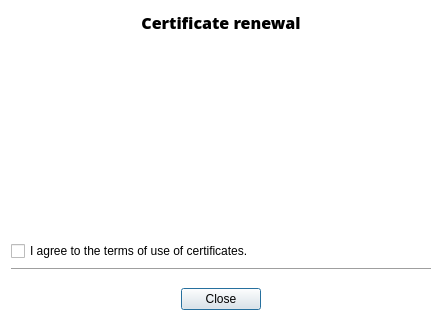
<?xml version="1.0" encoding="UTF-8"?>
<ui version="4.0">
 <class>Updater</class>
 <widget class="QDialog" name="Updater">
  <property name="geometry">
   <rect>
    <x>0</x>
    <y>0</y>
    <width>438</width>
    <height>333</height>
   </rect>
  </property>
  <property name="sizePolicy">
   <sizepolicy hsizetype="Fixed" vsizetype="Preferred">
    <horstretch>0</horstretch>
    <verstretch>0</verstretch>
   </sizepolicy>
  </property>
  <property name="windowTitle">
   <string>Certificate update</string>
  </property>
  <property name="styleSheet">
   <string notr="true">QDialog
{
border-radius: 2px;
background-color: #FFFFFF;
}</string>
  </property>
  <layout class="QVBoxLayout" name="UpdaterLayout">
   <item>
    <widget class="QStackedWidget" name="stackedWidget">
     <property name="currentIndex">
      <number>1</number>
     </property>
     <widget class="QWidget" name="processPage">
      <layout class="QVBoxLayout" name="processPageLayout" stretch="0,0,0,1">
       <property name="leftMargin">
        <number>0</number>
       </property>
       <property name="topMargin">
        <number>0</number>
       </property>
       <property name="rightMargin">
        <number>0</number>
       </property>
       <property name="bottomMargin">
        <number>0</number>
       </property>
       <item>
        <widget class="QLabel" name="label">
         <property name="minimumSize">
          <size>
           <width>0</width>
           <height>40</height>
          </size>
         </property>
         <property name="wordWrap">
          <bool>true</bool>
         </property>
         <property name="openExternalLinks">
          <bool>true</bool>
         </property>
        </widget>
       </item>
       <item>
        <widget class="QProgressBar" name="progressBar">
         <property name="maximum">
          <number>0</number>
         </property>
         <property name="textVisible">
          <bool>false</bool>
         </property>
        </widget>
       </item>
       <item>
        <widget class="QPlainTextEdit" name="log">
         <property name="styleSheet">
          <string notr="true">QPlainTextEdit {
	border: 1px solid #DEE4E9;
	border-radius: 2px;
	background-color: #FFFFFF;
}
QScrollBar {
	width: 10px;
	padding: 5px 5px 5px 0;
	margin: 2px 0px 2px 0;
	border: none;
	background: #FFFFFF;
}
QScrollBar::handle:vertical{
	background-color: #DEE4E9;
	margin: 0 0 0 0;
	border-radius: 2px;
	height: 145px;
}
QScrollBar::add-line:vertical {
      border: none;
      background: none;
}
QScrollBar::sub-line:vertical {
      border: none;
      background: none;
}</string>
         </property>
         <property name="undoRedoEnabled">
          <bool>false</bool>
         </property>
         <property name="readOnly">
          <bool>true</bool>
         </property>
        </widget>
       </item>
       <item>
        <widget class="QLabel" name="progressRunning">
         <property name="text">
          <string>Update in progress. The process may take up to 10 minutes. Do not remove the card from reader!</string>
         </property>
         <property name="wordWrap">
          <bool>true</bool>
         </property>
        </widget>
       </item>
      </layout>
     </widget>
     <widget class="QWidget" name="pageMessage">
      <layout class="QVBoxLayout" name="pageMessageLayout">
       <property name="leftMargin">
        <number>0</number>
       </property>
       <property name="topMargin">
        <number>0</number>
       </property>
       <property name="rightMargin">
        <number>0</number>
       </property>
       <property name="bottomMargin">
        <number>0</number>
       </property>
       <item>
        <widget class="QLabel" name="lblHeader">
         <property name="minimumSize">
          <size>
           <width>0</width>
           <height>0</height>
          </size>
         </property>
         <property name="maximumSize">
          <size>
           <width>16777215</width>
           <height>20</height>
          </size>
         </property>
         <property name="styleSheet">
          <string notr="true">font-family: Open Sans;
font-size: 16px;
color: #000000;
font-weight: 700;
</string>
         </property>
         <property name="text">
          <string>Certificate renewal</string>
         </property>
         <property name="alignment">
          <set>Qt::AlignCenter</set>
         </property>
        </widget>
       </item>
       <item>
        <widget class="QLabel" name="message">
         <property name="sizePolicy">
          <sizepolicy hsizetype="Preferred" vsizetype="Preferred">
           <horstretch>0</horstretch>
           <verstretch>0</verstretch>
          </sizepolicy>
         </property>
         <property name="minimumSize">
          <size>
           <width>420</width>
           <height>195</height>
          </size>
         </property>
         <property name="maximumSize">
          <size>
           <width>420</width>
           <height>195</height>
          </size>
         </property>
         <property name="wordWrap">
          <bool>true</bool>
         </property>
         <property name="openExternalLinks">
          <bool>true</bool>
         </property>
        </widget>
       </item>
       <item>
        <widget class="QCheckBox" name="messageAgree">
         <property name="sizePolicy">
          <sizepolicy hsizetype="Preferred" vsizetype="Preferred">
           <horstretch>0</horstretch>
           <verstretch>0</verstretch>
          </sizepolicy>
         </property>
         <property name="minimumSize">
          <size>
           <width>0</width>
           <height>20</height>
          </size>
         </property>
         <property name="maximumSize">
          <size>
           <width>16777215</width>
           <height>20</height>
          </size>
         </property>
         <property name="layoutDirection">
          <enum>Qt::LeftToRight</enum>
         </property>
         <property name="styleSheet">
          <string notr="true"/>
         </property>
         <property name="text">
          <string>I agree to the terms of use of certificates.</string>
         </property>
         <property name="tristate">
          <bool>false</bool>
         </property>
        </widget>
       </item>
      </layout>
     </widget>
     <widget class="QWidget" name="envelopePage">
      <layout class="QVBoxLayout" name="envelopePageLayout" stretch="0,1,0">
       <property name="leftMargin">
        <number>0</number>
       </property>
       <property name="topMargin">
        <number>0</number>
       </property>
       <property name="rightMargin">
        <number>0</number>
       </property>
       <property name="bottomMargin">
        <number>0</number>
       </property>
       <item>
        <widget class="QLabel" name="envelopeLabel"/>
       </item>
       <item>
        <widget class="QLabel" name="envelope"/>
       </item>
       <item>
        <widget class="QCheckBox" name="envelopeAgree">
         <property name="sizePolicy">
          <sizepolicy hsizetype="Minimum" vsizetype="Fixed">
           <horstretch>0</horstretch>
           <verstretch>0</verstretch>
          </sizepolicy>
         </property>
         <property name="layoutDirection">
          <enum>Qt::RightToLeft</enum>
         </property>
         <property name="text">
          <string>I confirm I have saved new PIN1, PIN2 and PUK code.</string>
         </property>
        </widget>
       </item>
      </layout>
     </widget>
     <widget class="QWidget" name="pinPage">
      <layout class="QVBoxLayout" name="pinPageLayout">
       <property name="leftMargin">
        <number>0</number>
       </property>
       <property name="topMargin">
        <number>0</number>
       </property>
       <property name="rightMargin">
        <number>0</number>
       </property>
       <property name="bottomMargin">
        <number>0</number>
       </property>
       <item>
        <spacer name="pinBottomSpacer">
         <property name="orientation">
          <enum>Qt::Vertical</enum>
         </property>
         <property name="sizeHint" stdset="0">
          <size>
           <width>20</width>
           <height>63</height>
          </size>
         </property>
        </spacer>
       </item>
       <item>
        <widget class="QLabel" name="pinLabel">
         <property name="styleSheet">
          <string notr="true">font-size: 16px;
color: #000000;

</string>
         </property>
         <property name="text">
          <string>Enter PIN</string>
         </property>
         <property name="alignment">
          <set>Qt::AlignCenter</set>
         </property>
         <property name="buddy">
          <cstring>pinInput</cstring>
         </property>
        </widget>
       </item>
       <item>
        <layout class="QHBoxLayout" name="pinLayout">
         <item>
          <spacer name="pinLeftSpacer">
           <property name="orientation">
            <enum>Qt::Horizontal</enum>
           </property>
           <property name="sizeHint" stdset="0">
            <size>
             <width>40</width>
             <height>20</height>
            </size>
           </property>
          </spacer>
         </item>
         <item>
          <widget class="QLabel" name="pinType">
           <property name="styleSheet">
            <string notr="true">font-size: 16px;
color: #000000;
</string>
           </property>
          </widget>
         </item>
         <item>
          <widget class="QLineEdit" name="pinInput">
           <property name="minimumSize">
            <size>
             <width>0</width>
             <height>34</height>
            </size>
           </property>
           <property name="maximumSize">
            <size>
             <width>16777215</width>
             <height>34</height>
            </size>
           </property>
           <property name="font">
            <font>
             <pointsize>11</pointsize>
            </font>
           </property>
           <property name="styleSheet">
            <string notr="true">QLineEdit
{
padding: 0px 10px;
border: 1px solid #DEE4E9;
border-radius: 2px;
}</string>
           </property>
           <property name="maxLength">
            <number>12</number>
           </property>
           <property name="echoMode">
            <enum>QLineEdit::Password</enum>
           </property>
          </widget>
         </item>
         <item>
          <spacer name="pinRightSpacer">
           <property name="orientation">
            <enum>Qt::Horizontal</enum>
           </property>
           <property name="sizeHint" stdset="0">
            <size>
             <width>40</width>
             <height>20</height>
            </size>
           </property>
          </spacer>
         </item>
        </layout>
       </item>
       <item>
        <widget class="QProgressBar" name="pinProgress">
         <property name="maximum">
          <number>30</number>
         </property>
         <property name="value">
          <number>30</number>
         </property>
         <property name="textVisible">
          <bool>false</bool>
         </property>
        </widget>
       </item>
       <item>
        <spacer name="pinTopSpacer">
         <property name="orientation">
          <enum>Qt::Vertical</enum>
         </property>
         <property name="sizeHint" stdset="0">
          <size>
           <width>20</width>
           <height>63</height>
          </size>
         </property>
        </spacer>
       </item>
      </layout>
     </widget>
    </widget>
   </item>
   <item>
    <widget class="Line" name="line">
     <property name="enabled">
      <bool>true</bool>
     </property>
     <property name="orientation">
      <enum>Qt::Horizontal</enum>
     </property>
    </widget>
   </item>
   <item>
    <widget class="QDialogButtonBox" name="buttonBox">
     <property name="sizePolicy">
      <sizepolicy hsizetype="Preferred" vsizetype="Preferred">
       <horstretch>0</horstretch>
       <verstretch>0</verstretch>
      </sizepolicy>
     </property>
     <property name="minimumSize">
      <size>
       <width>0</width>
       <height>45</height>
      </size>
     </property>
     <property name="maximumSize">
      <size>
       <width>16777215</width>
       <height>45</height>
      </size>
     </property>
     <property name="font">
      <font>
       <pointsize>14</pointsize>
      </font>
     </property>
     <property name="cursor">
      <cursorShape>PointingHandCursor</cursorShape>
     </property>
     <property name="focusPolicy">
      <enum>Qt::StrongFocus</enum>
     </property>
     <property name="styleSheet">
      <string notr="true"/>
     </property>
     <property name="orientation">
      <enum>Qt::Horizontal</enum>
     </property>
     <property name="standardButtons">
      <set>QDialogButtonBox::Close</set>
     </property>
     <property name="centerButtons">
      <bool>true</bool>
     </property>
    </widget>
   </item>
  </layout>
 </widget>
 <tabstops>
  <tabstop>pinInput</tabstop>
  <tabstop>buttonBox</tabstop>
  <tabstop>log</tabstop>
  <tabstop>messageAgree</tabstop>
  <tabstop>envelopeAgree</tabstop>
 </tabstops>
 <resources/>
 <connections/>
</ui>
